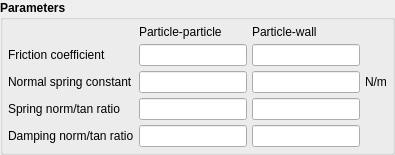
            <widget class="QGroupBox" name="groupbox_dem_parameters">
             <property name="font">
              <font>
               <weight>75</weight>
               <bold>true</bold>
              </font>
             </property>
             <property name="title">
              <string>Parameters</string>
             </property>
             <property name="flat">
              <bool>true</bool>
             </property>
             <layout class="QGridLayout" name="gridlayout_dem_parameters" columnstretch="1,0,0,0">
              <property name="leftMargin">
               <number>5</number>
              </property>
              <property name="topMargin">
               <number>5</number>
              </property>
              <property name="rightMargin">
               <number>5</number>
              </property>
              <property name="bottomMargin">
               <number>5</number>
              </property>
              <property name="spacing">
               <number>5</number>
              </property>
              <item row="4" column="2">
               <widget class="LineEdit" name="lineedit_keyword_des_etat_w_fac">
                <property name="font">
                 <font>
                  <weight>50</weight>
                  <bold>false</bold>
                 </font>
                </property>
               </widget>
              </item>
              <item row="0" column="1">
               <widget class="QLabel" name="label_column_1">
                <property name="font">
                 <font>
                  <weight>50</weight>
                  <bold>false</bold>
                 </font>
                </property>
                <property name="text">
                 <string>Particle-particle</string>
                </property>
               </widget>
              </item>
              <item row="0" column="2">
               <widget class="QLabel" name="label_column_2">
                <property name="font">
                 <font>
                  <weight>50</weight>
                  <bold>false</bold>
                 </font>
                </property>
                <property name="text">
                 <string>Particle-wall</string>
                </property>
               </widget>
              </item>
              <item row="1" column="0">
               <widget class="QLabel" name="label_mew">
                <property name="font">
                 <font>
                  <weight>50</weight>
                  <bold>false</bold>
                 </font>
                </property>
                <property name="text">
                 <string>Friction coefficient</string>
                </property>
               </widget>
              </item>
              <item row="1" column="1">
               <widget class="LineEdit" name="lineedit_keyword_mew">
                <property name="font">
                 <font>
                  <weight>50</weight>
                  <bold>false</bold>
                 </font>
                </property>
               </widget>
              </item>
              <item row="2" column="0">
               <widget class="QLabel" name="label_kn">
                <property name="font">
                 <font>
                  <weight>50</weight>
                  <bold>false</bold>
                 </font>
                </property>
                <property name="text">
                 <string>Normal spring constant</string>
                </property>
               </widget>
              </item>
              <item row="2" column="1">
               <widget class="LineEdit" name="lineedit_keyword_kn">
                <property name="font">
                 <font>
                  <weight>50</weight>
                  <bold>false</bold>
                 </font>
                </property>
               </widget>
              </item>
              <item row="2" column="2">
               <widget class="LineEdit" name="lineedit_keyword_kn_w">
                <property name="font">
                 <font>
                  <weight>50</weight>
                  <bold>false</bold>
                 </font>
                </property>
               </widget>
              </item>
              <item row="2" column="3">
               <widget class="QLabel" name="label_kn_units">
                <property name="font">
                 <font>
                  <weight>50</weight>
                  <bold>false</bold>
                 </font>
                </property>
                <property name="text">
                 <string>N/m</string>
                </property>
               </widget>
              </item>
              <item row="3" column="0">
               <widget class="QLabel" name="label_kt_fac">
                <property name="font">
                 <font>
                  <weight>50</weight>
                  <bold>false</bold>
                 </font>
                </property>
                <property name="text">
                 <string>Spring norm/tan ratio</string>
                </property>
               </widget>
              </item>
              <item row="3" column="1">
               <widget class="LineEdit" name="lineedit_keyword_kt_fac">
                <property name="font">
                 <font>
                  <weight>50</weight>
                  <bold>false</bold>
                 </font>
                </property>
               </widget>
              </item>
              <item row="3" column="2">
               <widget class="LineEdit" name="lineedit_keyword_kt_w_fac">
                <property name="font">
                 <font>
                  <weight>50</weight>
                  <bold>false</bold>
                 </font>
                </property>
               </widget>
              </item>
              <item row="4" column="0">
               <widget class="QLabel" name="label_des_etat_fac">
                <property name="font">
                 <font>
                  <weight>50</weight>
                  <bold>false</bold>
                 </font>
                </property>
                <property name="text">
                 <string>Damping norm/tan ratio</string>
                </property>
               </widget>
              </item>
              <item row="4" column="1">
               <widget class="LineEdit" name="lineedit_keyword_des_etat_fac">
                <property name="font">
                 <font>
                  <weight>50</weight>
                  <bold>false</bold>
                 </font>
                </property>
               </widget>
              </item>
              <item row="1" column="2">
               <widget class="LineEdit" name="lineedit_keyword_mew_w">
                <property name="font">
                 <font>
                  <weight>50</weight>
                  <bold>false</bold>
                 </font>
                </property>
               </widget>
              </item>
             </layout>
            </widget>
